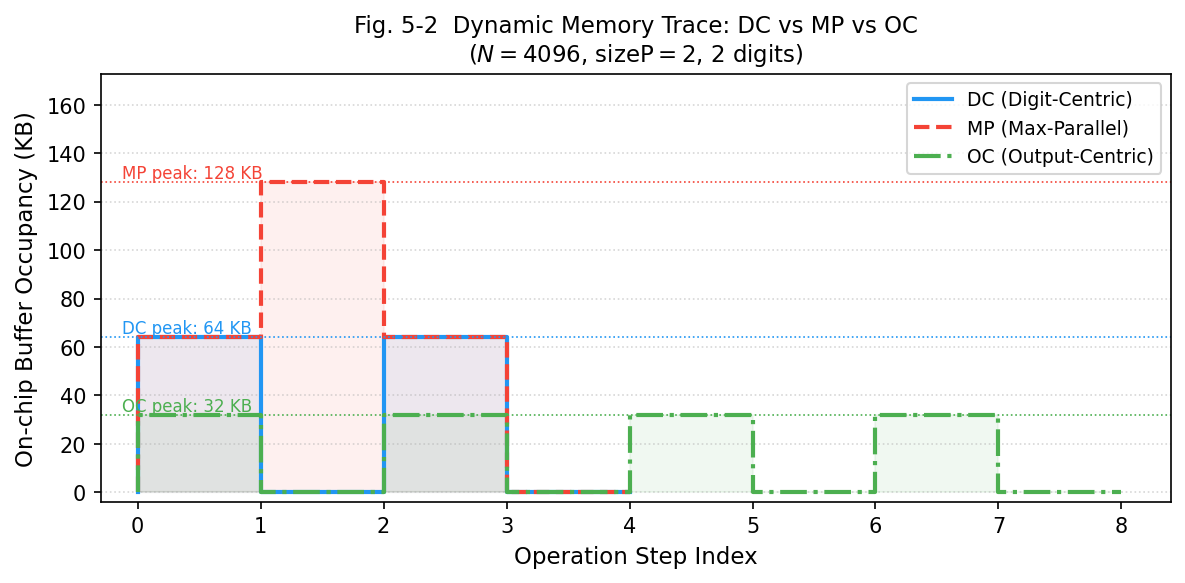

Generate this figure with Python:
"""
图5-2: 三种调度策略动态内存轨迹
数据来源: memory_trace_*.csv (由 hks-benchmark 生成)
DC/OC trace 从代码逻辑推导构造，MP 使用实测数据。
"""

import pandas as pd
import matplotlib.pyplot as plt
import matplotlib.patches as mpatches
import numpy as np
import os

# ── 参数 ──────────────────────────────────────────────────────────────────────
RING_DIM   = 4096
BYTES_PER  = 8
TOWER_KB   = RING_DIM * BYTES_PER / 1024   # 32 KB per ring-element
SIZE_P     = 2
NUM_DIGITS = 2

# ── 构造 DC trace ─────────────────────────────────────────────────────────────
# DC: for each digit: BConv alloc(sizeP towers) → NTT+Assemble free(sizeP towers)
dc_events = []
step = 0
for d in range(NUM_DIGITS):
    dc_events.append((step, f"BConv d{d}",   +SIZE_P * TOWER_KB))
    step += 1
    dc_events.append((step, f"Assemble d{d}", -SIZE_P * TOWER_KB))
    step += 1

dc_steps, dc_labels, dc_deltas = zip(*dc_events)
dc_watermark = np.cumsum(dc_deltas)

# ── 构造 MP trace ─────────────────────────────────────────────────────────────
# MP: all BConv alloc → all Assemble free (实测 CSV 已有，但重新构造保持一致)
mp_events = []
step = 0
for d in range(NUM_DIGITS):
    mp_events.append((step, f"BConv d{d}",   +SIZE_P * TOWER_KB))
    step += 1
for d in range(NUM_DIGITS):
    mp_events.append((step, f"Assemble d{d}", -SIZE_P * TOWER_KB))
    step += 1

mp_steps, mp_labels, mp_deltas = zip(*mp_events)
mp_watermark = np.cumsum(mp_deltas)

# ── 构造 OC trace ─────────────────────────────────────────────────────────────
# OC: for each P-tower p, for each digit d: BConv alloc(1) → Assemble free(1)
oc_events = []
step = 0
for p in range(SIZE_P):
    for d in range(NUM_DIGITS):
        oc_events.append((step, f"BConv p{p}d{d}",   +TOWER_KB))
        step += 1
        oc_events.append((step, f"Assemble p{p}d{d}", -TOWER_KB))
        step += 1

oc_steps, oc_labels, oc_deltas = zip(*oc_events)
oc_watermark = np.cumsum(oc_deltas)

# ── 绘图 ──────────────────────────────────────────────────────────────────────
fig, ax = plt.subplots(figsize=(8, 4))

# 用阶梯图展示缓冲占用变化
def plot_staircase(ax, steps, watermark, color, label, linestyle='-'):
    # 在每个 step 前后各画一个点，形成阶梯效果
    xs = [0]
    ys = [0]
    for i, (s, w) in enumerate(zip(steps, watermark)):
        xs.append(s)
        ys.append(ys[-1])   # 水平段
        xs.append(s)
        ys.append(w)        # 垂直跳变
    xs.append(steps[-1] + 1)
    ys.append(watermark[-1])
    ax.plot(xs, ys, color=color, linestyle=linestyle, linewidth=2, label=label)
    ax.fill_between(xs, ys, alpha=0.08, color=color, step=None)

plot_staircase(ax, dc_steps, dc_watermark, '#2196F3', 'DC (Digit-Centric)')
plot_staircase(ax, mp_steps, mp_watermark, '#F44336', 'MP (Max-Parallel)', linestyle='--')
plot_staircase(ax, oc_steps, oc_watermark, '#4CAF50', 'OC (Output-Centric)', linestyle='-.')

# 峰值标注
ax.axhline(SIZE_P * TOWER_KB,           color='#2196F3', linewidth=0.8, linestyle=':')
ax.axhline(NUM_DIGITS * SIZE_P * TOWER_KB, color='#F44336', linewidth=0.8, linestyle=':')
ax.axhline(TOWER_KB,                    color='#4CAF50', linewidth=0.8, linestyle=':')

ax.annotate(f'DC peak: {SIZE_P * TOWER_KB:.0f} KB',
            xy=(0.02, SIZE_P * TOWER_KB), xycoords=('axes fraction', 'data'),
            fontsize=8, color='#2196F3', va='bottom')
ax.annotate(f'MP peak: {NUM_DIGITS * SIZE_P * TOWER_KB:.0f} KB',
            xy=(0.02, NUM_DIGITS * SIZE_P * TOWER_KB), xycoords=('axes fraction', 'data'),
            fontsize=8, color='#F44336', va='bottom')
ax.annotate(f'OC peak: {TOWER_KB:.0f} KB',
            xy=(0.02, TOWER_KB), xycoords=('axes fraction', 'data'),
            fontsize=8, color='#4CAF50', va='bottom')

ax.set_xlabel('Operation Step Index', fontsize=11)
ax.set_ylabel('On-chip Buffer Occupancy (KB)', fontsize=11)
ax.set_title('Fig. 5-2  Dynamic Memory Trace: DC vs MP vs OC\n'
             r'($N=4096$, $\mathrm{sizeP}=2$, 2 digits)',
             fontsize=11)
ax.set_ylim(-4, NUM_DIGITS * SIZE_P * TOWER_KB * 1.35)
ax.set_xlim(-0.3)
ax.legend(loc='upper right', fontsize=9)
ax.grid(axis='y', linestyle=':', alpha=0.5)
ax.set_xticks(range(max(len(dc_steps), len(mp_steps), len(oc_steps)) + 1))

plt.tight_layout()

out_dir = os.path.dirname(os.path.abspath(__file__))
out_path = os.path.join(out_dir, 'fig5-2_memory_trace.pdf')
plt.savefig(out_path, bbox_inches='tight')
out_png = os.path.join(out_dir, 'fig5-2_memory_trace.png')
plt.savefig(out_png, dpi=150, bbox_inches='tight')
print(f"Saved: {out_path}")
print(f"Saved: {out_png}")
plt.show()
